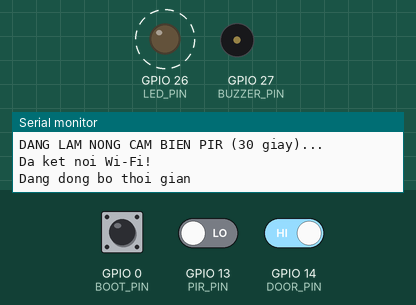
A sketch run on a simulated ESP32. Shown: output pins drawn as LEDs (lit = HIGH), buzzer (waves = sounding, pin HIGH), the last lines printed to the serial monitor. Dashed ring = blinking. The inputs (shaded band) are chosen by the test bench; at power-on: GPIO 0 (BOOT_PIN) HIGH, GPIO 13 (PIR_PIN) LOW, GPIO 14 (DOOR_PIN) HIGH. WiFi joins after 1.5 s; servers stay silent unless stated; the local clock reads 2024-03-15 10:24:30 at power-on unless the sketch sets it; no MQTT or app messages arrive unless stated.

Above: at 1.53 s.
At 4.07 s:
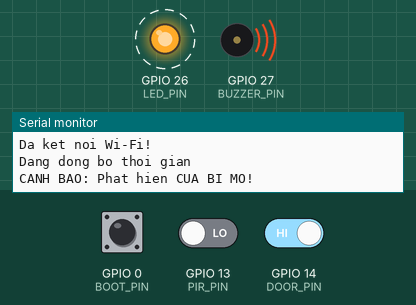
Timing chart, 0 to 4.5 s (numbered marks = the images above):
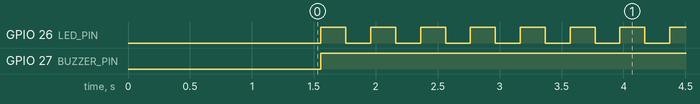

The sketch:

node2-security.ino
```cpp
#include <WiFi.h>
#include <WiFiManager.h>
#include <PubSubClient.h>
#include <ArduinoJson.h>
#include <WiFiClientSecure.h>
#include <time.h>
#include "secrets.h"
#include "mqtt-ca.h"

#ifndef DEVICE_CODE
#error "secrets.h thiếu DEVICE_CODE."
#endif
#ifndef DEVICE_TOKEN
#error "secrets.h thiếu DEVICE_TOKEN."
#endif
#ifndef MQTT_HOST
#error "secrets.h thiếu MQTT_HOST, MQTT_USER và MQTT_PASS."
#endif

// ================= TOPIC DẪN XUẤT TỪ DEVICE_CODE =================
const String topicAck = String("khohang/") + DEVICE_CODE + "/ack";
const String topicTelemetry = String("khohang/") + DEVICE_CODE + "/telemetry";
const String topicCommand = String("khohang/") + DEVICE_CODE + "/command";
const char* heartbeatTopic = "khohang/heartbeat";

// ================= CẤU HÌNH PHẦN CỨNG =================
#define PIR_PIN 13
#define DOOR_PIN 14
#define BUZZER_PIN 27
#define LED_PIN 26
#define BOOT_PIN 0

WiFiClientSecure espClient;
PubSubClient client(espClient);

unsigned long lastMsg = 0;
unsigned long lastHeartbeat = 0;
unsigned long bootPressStartTime = 0;
unsigned long lastLedBlink = 0;

bool isBootHeld = false;
bool alarmState = false;
bool ledState = false;

int lastDoorState = -1;
int lastPirState = -1;

const unsigned long PIR_WARMUP_TIME = 30000;

void publishAlarmState() {
  if (client.connected()) {
    StaticJsonDocument<256> ackDoc;
    ackDoc["device_id"] = DEVICE_CODE;
    ackDoc["status"] = alarmState ? "ALARM_ON_ACK" : "ALARM_OFF_ACK";
    ackDoc["token"] = DEVICE_TOKEN;
    char ackBuffer[320];
    serializeJson(ackDoc, ackBuffer);
    client.publish(topicAck.c_str(), ackBuffer);
  }
}

void mqttCallback(char* topic, byte* payload, unsigned int length) {
  String message = "";
  for (int i = 0; i < length; i++) {
    message += (char)payload[i];
  }

  StaticJsonDocument<200> doc;
  DeserializationError error = deserializeJson(doc, message);

  if (!error && doc.containsKey("alarm")) {
    String cmd = doc["alarm"];
    if (cmd == "on") {
      digitalWrite(BUZZER_PIN, HIGH);
      alarmState = true;
      Serial.println("WEB LENH: BAT COI BAO DONG!");
    } else if (cmd == "off") {
      digitalWrite(BUZZER_PIN, LOW);
      alarmState = false;
      Serial.println("WEB LENH: TAT COI BAO DONG!");
    }
    publishAlarmState();
  }
}

void reconnect() {
  if (!client.connected()) {
    if (client.connect(DEVICE_CODE, MQTT_USER, MQTT_PASS)) {
      client.subscribe(topicCommand.c_str());
    }
  }
}

void setup() {
  Serial.begin(115200);

  pinMode(PIR_PIN, INPUT);
  pinMode(DOOR_PIN, INPUT_PULLUP);
  pinMode(BUZZER_PIN, OUTPUT);
  pinMode(LED_PIN, OUTPUT);
  pinMode(BOOT_PIN, INPUT_PULLUP);

  digitalWrite(BUZZER_PIN, LOW);
  digitalWrite(LED_PIN, LOW);

  Serial.println("Khoi dong Node 2 (An Ninh)...");
  Serial.println("DANG LAM NONG CAM BIEN PIR (30 giay)...");

  WiFiManager wm;
  wm.setConfigPortalTimeout(20);
  String apName = String("ESP32_") + DEVICE_CODE + "_Setup";

  if (!wm.autoConnect(apName.c_str())) {
    Serial.println("Khong co Wi-Fi! Chuyen sang che do OFFLINE (Edge Computing).");
  } else {
    Serial.println("Da ket noi Wi-Fi!");
  }

  client.setServer(MQTT_HOST, MQTT_PORT);
  espClient.setCACert(MQTT_CA_CERT);
  configTime(0, 0, "pool.ntp.org", "time.google.com");
  Serial.print("Dang dong bo thoi gian");
  for (int i = 0; i < 20 && time(nullptr) < 1700000000; i++) {
    delay(500);
    Serial.print(".");
  }
  Serial.println();
  if (time(nullptr) < 1700000000) {
    Serial.println("CANH BAO: chua dong bo duoc thoi gian, TLS co the that bai.");
  }
  client.setCallback(mqttCallback);
}

void loop() {
  // 1. NÚT RESET WI-FI
  if (digitalRead(BOOT_PIN) == LOW) {
    if (!isBootHeld) {
      isBootHeld = true;
      bootPressStartTime = millis();
    } else if (millis() - bootPressStartTime > 3000) {
      Serial.println("DANG XOA WIFI...");
      WiFiManager wm;
      wm.resetSettings();
      delay(1000);
      ESP.restart();
    }
  } else {
    isBootHeld = false;
  }

  // 2. KẾT NỐI MQTT
  if (WiFi.status() == WL_CONNECTED) {
    if (!client.connected()) {
      reconnect();
    }
    client.loop();
  }

  unsigned long now = millis();

  // 3. LOGIC ĐÈN BÁO TRẠNG THÁI MẠNG VÀ BÁO ĐỘNG
  if (alarmState) {
    // Khi đang báo động: Đèn LED nhấp nháy liên tục (cùng còi hú)
    if (now - lastLedBlink > 200) { // Nháy nhanh 200ms
      lastLedBlink = now;
      ledState = !ledState;
      digitalWrite(LED_PIN, ledState ? HIGH : LOW);
    }
  } else {
    // Trạng thái bình thường: Đèn sáng nếu có mạng, chớp chậm nếu mất mạng
    if (client.connected()) {
      digitalWrite(LED_PIN, HIGH); // Sáng liên tục: Sẵn sàng
    } else {
      if (now - lastLedBlink > 1000) { // Nháy chậm 1s báo mất kết nối
        lastLedBlink = now;
        ledState = !ledState;
        digitalWrite(LED_PIN, ledState ? HIGH : LOW);
      }
    }
  }

  // 4. ĐỌC CẢM BIẾN
  int currentDoorState = digitalRead(DOOR_PIN);
  int currentPirState = LOW;

  if (now > PIR_WARMUP_TIME) {
    currentPirState = digitalRead(PIR_PIN);
  }

  // 5. EDGE COMPUTING (AN NINH)
  if (currentDoorState == HIGH || currentPirState == HIGH) {
    if (!alarmState) {
      alarmState = true;
      digitalWrite(BUZZER_PIN, HIGH);

      if (currentDoorState == HIGH) Serial.println("CANH BAO: Phat hien CUA BI MO!");
      if (currentPirState == HIGH) Serial.println("CANH BAO: Phat hien CO CHUYEN DONG!");

      publishAlarmState();
    }
  }

  // 6. GỬI TELEMETRY
  if (currentDoorState != lastDoorState || currentPirState != lastPirState || now - lastMsg > 5000) {
    lastMsg = now;
    lastDoorState = currentDoorState;
    lastPirState = currentPirState;

    StaticJsonDocument<384> doc;
    doc["device_id"] = DEVICE_CODE;
    doc["token"] = DEVICE_TOKEN;
    doc["door_open"] = (currentDoorState == HIGH);
    doc["motion_detected"] = (now > PIR_WARMUP_TIME) ? (currentPirState == HIGH) : false;
    doc["alarm_state"] = alarmState ? "ON" : "OFF";

    char jsonBuffer[640];
    serializeJson(doc, jsonBuffer);

    if (client.connected()) {
      client.publish(topicTelemetry.c_str(), jsonBuffer);
    }
  }

  // 7. GỬI HEARTBEAT
  if (now - lastHeartbeat > 30000) {
    lastHeartbeat = now;
    StaticJsonDocument<256> hbDoc;
    hbDoc["device_id"] = DEVICE_CODE;
    hbDoc["status"] = "online";
    hbDoc["token"] = DEVICE_TOKEN;

    char hbBuffer[384];
    serializeJson(hbDoc, hbBuffer);

    if (client.connected()) {
      client.publish(heartbeatTopic, hbBuffer);
    }
  }
}
```

mqtt-ca.h
```cpp
#pragma once

// ISRG Root X1, the trust anchor for Let's Encrypt. Valid until 2035-06-04.
static const char MQTT_CA_CERT[] PROGMEM = R"EOF(-----BEGIN CERTIFICATE-----
MIIFazCCA1OgAwIBAgIRAIIQz7DSQONZRGPgu2OCiwAwDQYJKoZIhvcNAQELBQAw
TzELMAkGA1UEBhMCVVMxKTAnBgNVBAoTIEludGVybmV0IFNlY3VyaXR5IFJlc2Vh
cmNoIEdyb3VwMRUwEwYDVQQDEwxJU1JHIFJvb3QgWDEwHhcNMTUwNjA0MTEwNDM4
WhcNMzUwNjA0MTEwNDM4WjBPMQswCQYDVQQGEwJVUzEpMCcGA1UEChMgSW50ZXJu
ZXQgU2VjdXJpdHkgUmVzZWFyY2ggR3JvdXAxFTATBgNVBAMTDElTUkcgUm9vdCBY
MTCCAiIwDQYJKoZIhvcNAQEBBQADggIPADCCAgoCggIBAK3oJHP0FDfzm54rVygc
h77ct984kIxuPOZXoHj3dcKi/vVqbvYATyjb3miGbESTtrFj/RQSa78f0uoxmyF+
0TM8ukj13Xnfs7j/EvEhmkvBioZxaUpmZmyPfjxwv60pIgbz5MDmgK7iS4+3mX6U
A5/TR5d8mUgjU+g4rk8Kb4Mu0UlXjIB0ttov0DiNewNwIRt18jA8+o+u3dpjq+sW
T8KOEUt+zwvo/7V3LvSye0rgTBIlDHCNAymg4VMk7BPZ7hm/ELNKjD+Jo2FR3qyH
B5T0Y3HsLuJvW5iB4YlcNHlsdu87kGJ55tukmi8mxdAQ4Q7e2RCOFvu396j3x+UC
B5iPNgiV5+I3lg02dZ77DnKxHZu8A/lJBdiB3QW0KtZB6awBdpUKD9jf1b0SHzUv
KBds0pjBqAlkd25HN7rOrFleaJ1/ctaJxQZBKT5ZPt0m9STJEadao0xAH0ahmbWn
OlFuhjuefXKnEgV4We0+UXgVCwOPjdAvBbI+e0ocS3MFEvzG6uBQE3xDk3SzynTn
jh8BCNAw1FtxNrQHusEwMFxIt4I7mKZ9YIqioymCzLq9gwQbooMDQaHWBfEbwrbw
qHyGO0aoSCqI3Haadr8faqU9GY/rOPNk3sgrDQoo//fb4hVC1CLQJ13hef4Y53CI
rU7m2Ys6xt0nUW7/vGT1M0NPAgMBAAGjQjBAMA4GA1UdDwEB/wQEAwIBBjAPBgNV
HRMBAf8EBTADAQH/MB0GA1UdDgQWBBR5tFnme7bl5AFzgAiIyBpY9umbbjANBgkq
hkiG9w0BAQsFAAOCAgEAVR9YqbyyqFDQDLHYGmkgJykIrGF1XIpu+ILlaS/V9lZL
ubhzEFnTIZd+50xx+7LSYK05qAvqFyFWhfFQDlnrzuBZ6brJFe+GnY+EgPbk6ZGQ
3BebYhtF8GaV0nxvwuo77x/Py9auJ/GpsMiu/X1+mvoiBOv/2X/qkSsisRcOj/KK
NFtY2PwByVS5uCbMiogziUwthDyC3+6WVwW6LLv3xLfHTjuCvjHIInNzktHCgKQ5
ORAzI4JMPJ+GslWYHb4phowim57iaztXOoJwTdwJx4nLCgdNbOhdjsnvzqvHu7Ur
TkXWStAmzOVyyghqpZXjFaH3pO3JLF+l+/+sKAIuvtd7u+Nxe5AW0wdeRlN8NwdC
jNPElpzVmbUq4JUagEiuTDkHzsxHpFKVK7q4+63SM1N95R1NbdWhscdCb+ZAJzVc
oyi3B43njTOQ5yOf+1CceWxG1bQVs5ZufpsMljq4Ui0/1lvh+wjChP4kqKOJ2qxq
4RgqsahDYVvTH9w7jXbyLeiNdd8XM2w9U/t7y0Ff/9yi0GE44Za4rF2LN9d11TPA
mRGunUHBcnWEvgJBQl9nJEiU0Zsnvgc/ubhPgXRR4Xq37Z0j4r7g1SgEEzwxA57d
emyPxgcYxn/eR44/KJ4EBs+lVDR3veyJm+kXQ99b21/+jh5Xos1AnX5iItreGCc=
-----END CERTIFICATE-----
)EOF";
```

secrets.example.h
```cpp
#pragma once

// Copy this file to secrets.h and fill every value for this one board.
// secrets.h is gitignored, so these values never reach the repository.
#define DEVICE_CODE "NODE2_SEC"
#define DEVICE_TOKEN "replace-with-the-64-character-token"
#define MQTT_HOST "158.178.229.252.sslip.io"
#define MQTT_PORT 8883
#define MQTT_USER "node2"
#define MQTT_PASS "replace-with-the-broker-password"
```

Measured:
- by itself, GPIO 26 (LED_PIN): alternates HIGH for 0.20 s and LOW for 0.20 s
- by itself, GPIO 27 (BUZZER_PIN): LOW → HIGH at 1.6 s
